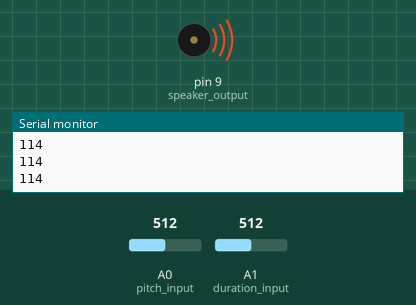
Simulated run of this sketch. Board: Arduino Uno, built with avr-gcc and run on an emulated ATmega328P. Parts: buzzer (waves = sounding), the last lines printed to the serial monitor. Inputs (shaded band) come from the test bench; at power-on: A1 (duration_input) = 512, A0 (pitch_input) = 512.

Above: at 1.2 s.
1.3 s: A1 (duration_input) set to 484
At 2.5 s:
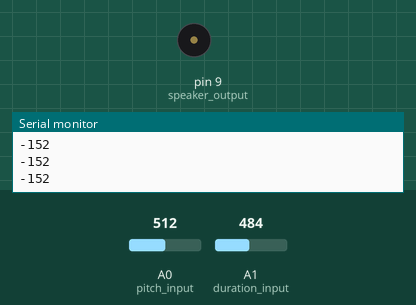
2.8 s: A1 (duration_input) set to 511
At 3.7 s:
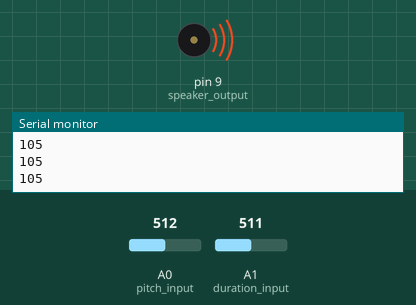
4.3 s: A1 (duration_input) set to 306
At 4.8 s:
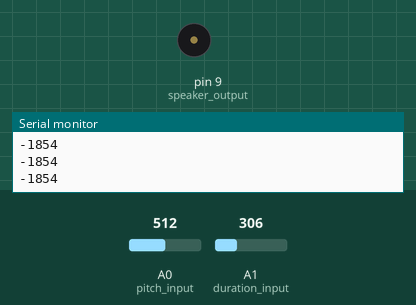
Timing chart, 0 to 7.3 s (numbered marks = the images above; inputs shaded):
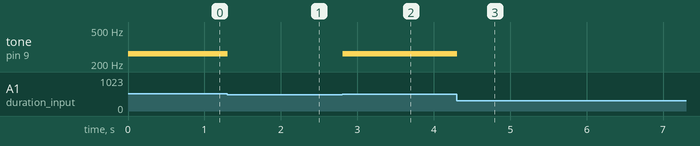

Measured:
- the behaviour switches between 501 and 500 on A1 (duration_input) (found by bisection; images 0 and 1)
- after the input at 1.3 s, tone on pin 9 (speaker_output): 262 Hz → silent at once
- after the input at 2.8 s, tone on pin 9 (speaker_output): silent → 262 Hz at once
- after the input at 4.3 s, tone on pin 9 (speaker_output): 262 Hz → silent at once

The sketch:

double_ldr_theremin.ino
```cpp
// Constants and global variables
const int pitch_input    = A0;
const int duration_input = A1;
const int speaker_output = 9;

int pitch, duration, duration_mapped, note;
//                C3   D3   E3   F3   G3   A3   B3   C4   D4   E4   F4   G4   A4   B4
int notes[14] = { 130, 147, 165, 175, 196, 220, 247, 262, 294, 330, 349, 392, 440, 494 };


void setup() {
    pinMode( speaker_output, OUTPUT );
    Serial.begin( 9600 );
}

void loop() {
    // Read LDRs from analog pins
    pitch    = analogRead( pitch_input    );
    duration = analogRead( duration_input );

    // Translate analog range to 8 "digital" values
    note            = map( pitch, 0, 1023, 0, 14 );
    duration_mapped = map( duration, 500, 1023, 0, 5000 );

    Serial.println( duration_mapped );

    if ( duration_mapped <= 0 ) {
        noTone( speaker_output );
    } else {
        tone( speaker_output, notes[ note ], duration_mapped );
    }
}
```
